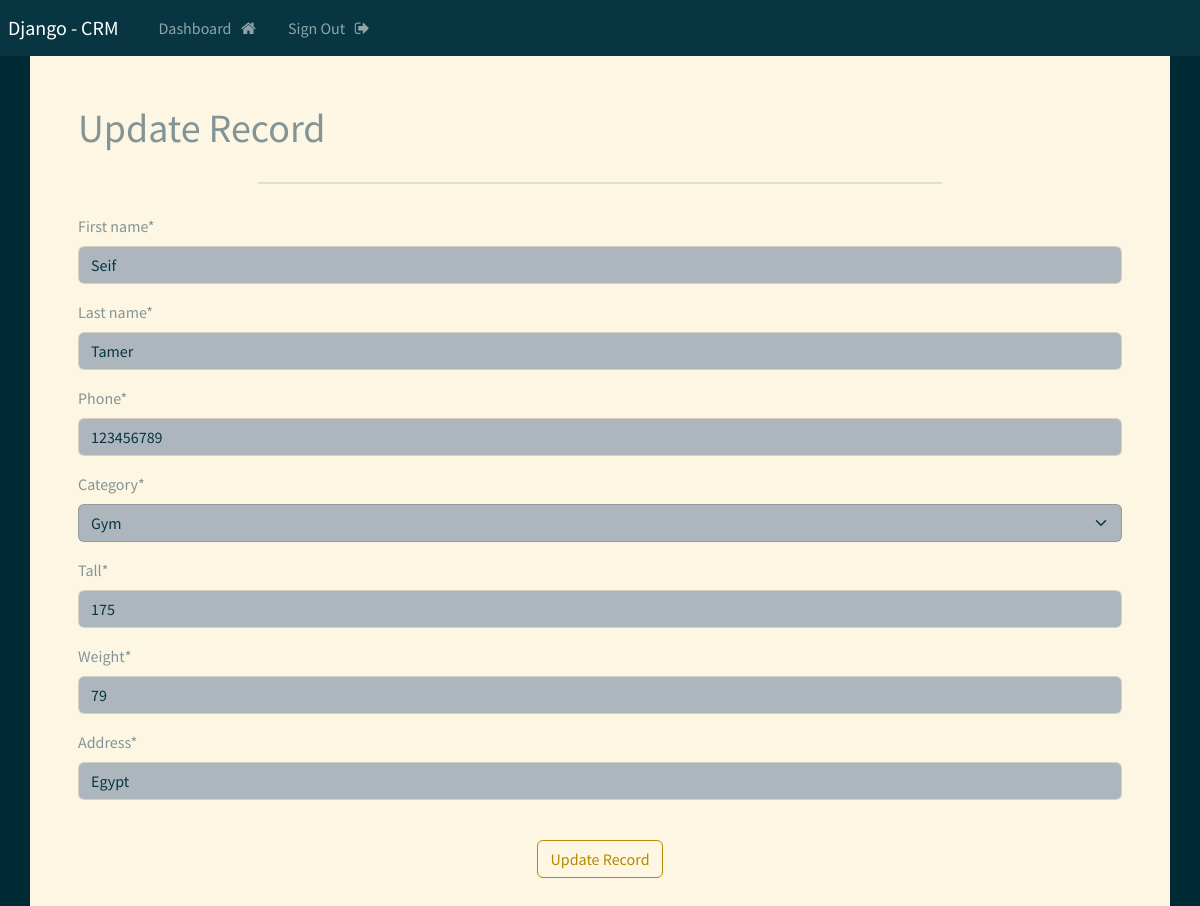
Screenshot of /update/2/ (signed in) with the database file from the repository.
### webapp/models.py (models this page shows, shortened)
class Record(models.Model):
    first_name=models.CharField(max_length=250)
    last_name=models.CharField(max_length=250)
    Category = models.ForeignKey(Category, on_delete=models.CASCADE)
    phone=models.IntegerField()
    tall=models.IntegerField()
    weight=models.IntegerField()
    address=models.CharField(max_length=500)
    created_at=models.DateField(auto_now_add=True)
    class Meta:
        ordering = ['-created_at']

### webapp/views.py (the view)
# urls.py: path('update/<int:record_id>/',views.update_record,name='update_record'),
@login_required(login_url='login')
def update_record(request,record_id):
    record=get_object_or_404(Record,id=record_id)
    form=UpdateRecordForm(instance=record)
    if request.method =='POST':
        form=UpdateRecordForm(request.POST,instance=record)
        if form.is_valid():
            form.save()
            messages.success(request,'Updated Successfully')
            return redirect('dashboard')
    context={
        'form':form
    }
    return render(request,'web/update-record.html',context)

### webapp/forms.py
class UpdateRecordForm(forms.ModelForm):
    class Meta:
        model=Record
        fields=['first_name','last_name','phone','Category','tall','weight','address']

### webapp/models.py (called while the page is built)
    def __str__(self):
        return self.name

### templates/web/update-record.html (shortened to what this page needs)
{% extends 'base.html' %}
{% load crispy_forms_tags%}
{% block content %}
<div class="container bg-light shadow-md p-5 form-layout">
<h1>Update Record</h1>
<hr style="border : 1px solid ; margin: 30px 180px;">
<form method="POST">
    {{form|crispy}}
    <div class="text-center">
        <br>
        <button type="submit" class="btn btn-outline-primary">Update Record</button>
    </div>
</form>
</div>
{% endblock %}

### rows the page displays
Record: first_name "Seif", last_name "Tamer", phone "123456789", Category "Gym", tall "175", weight "79", address "Egypt"
